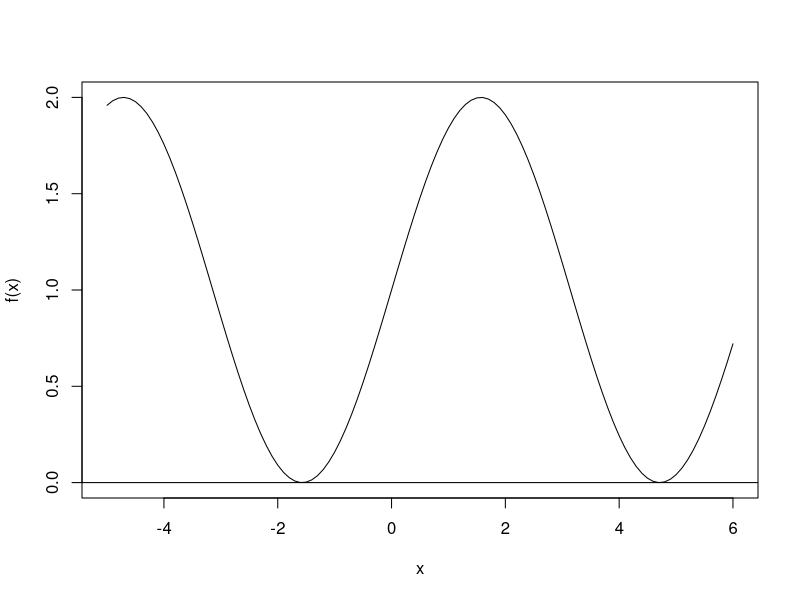
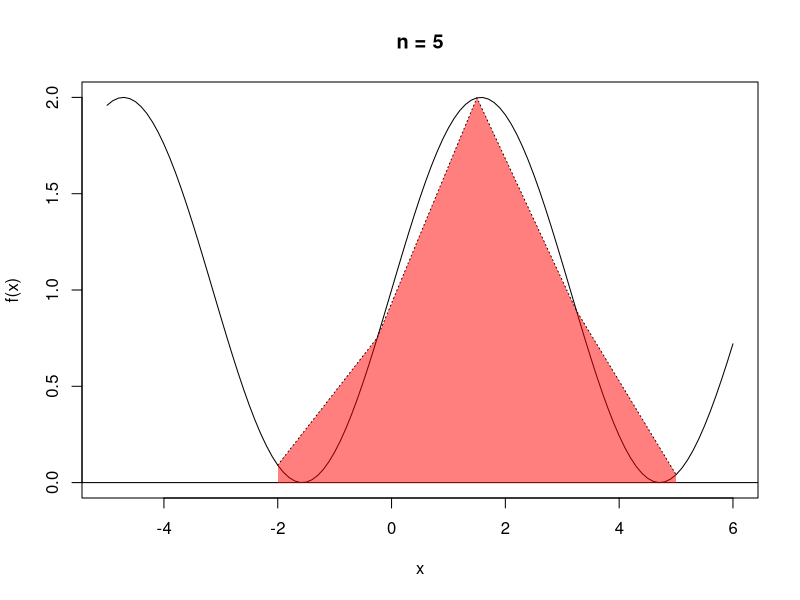
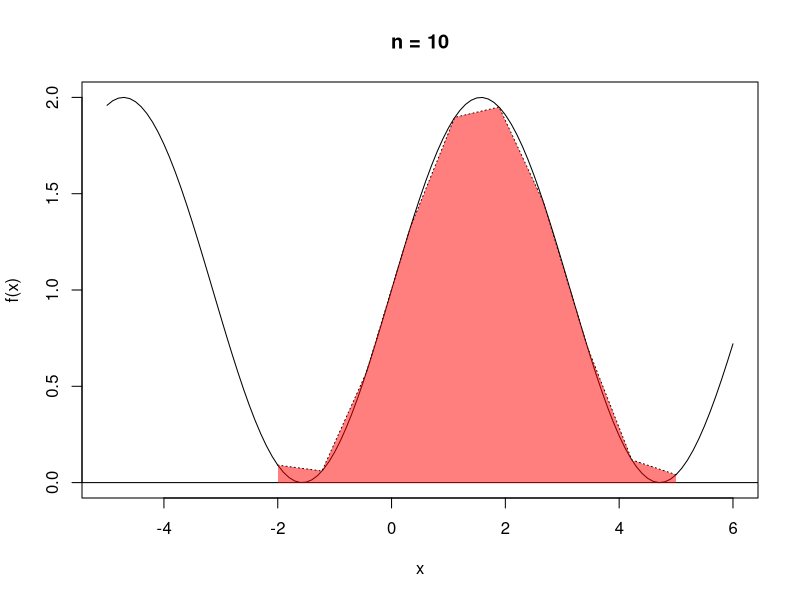
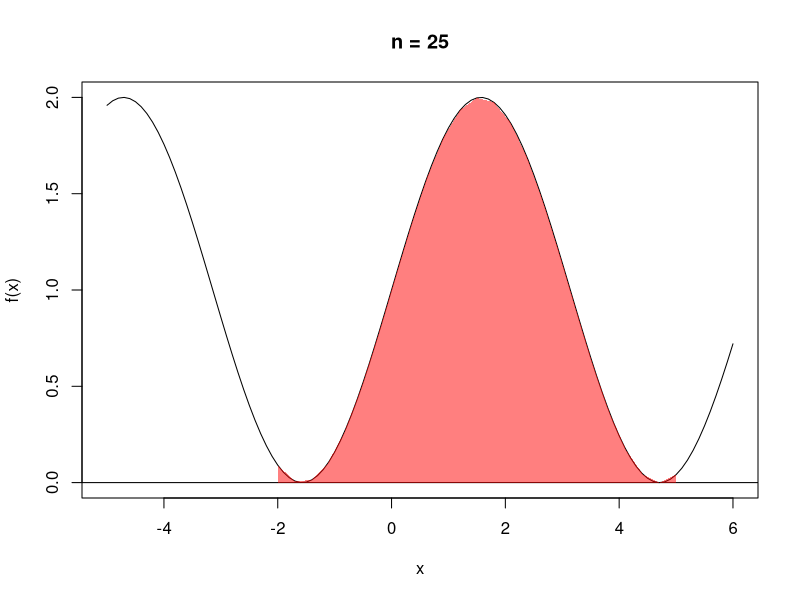
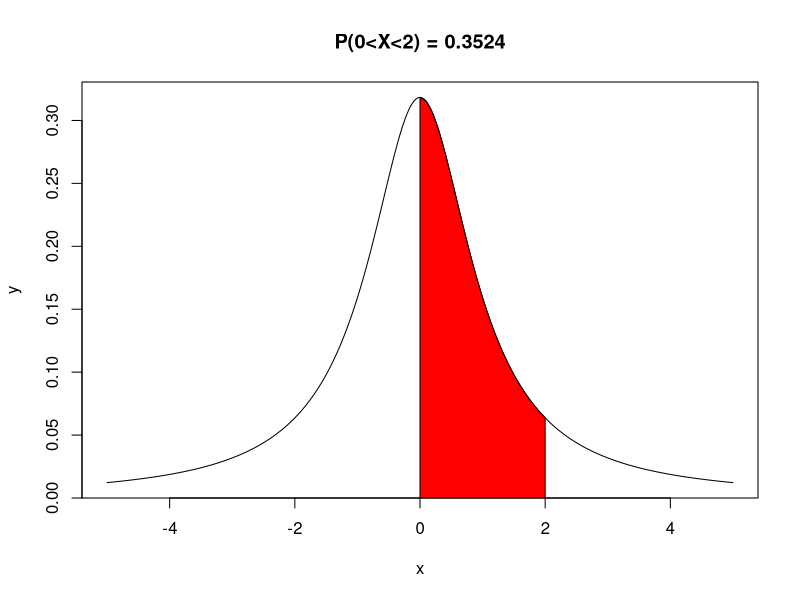
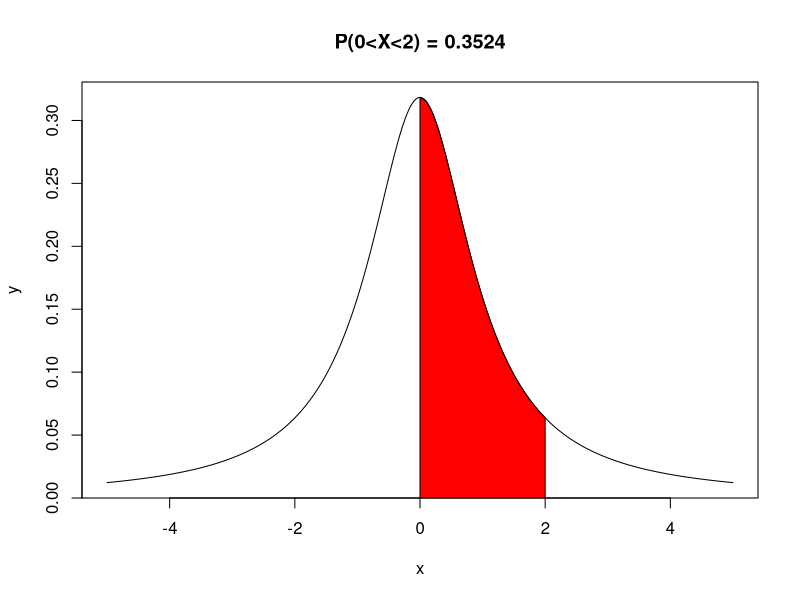
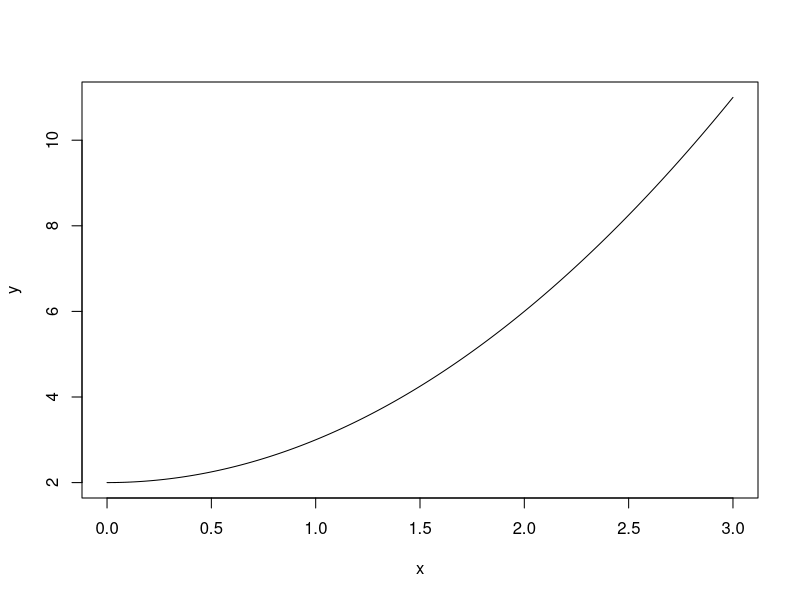
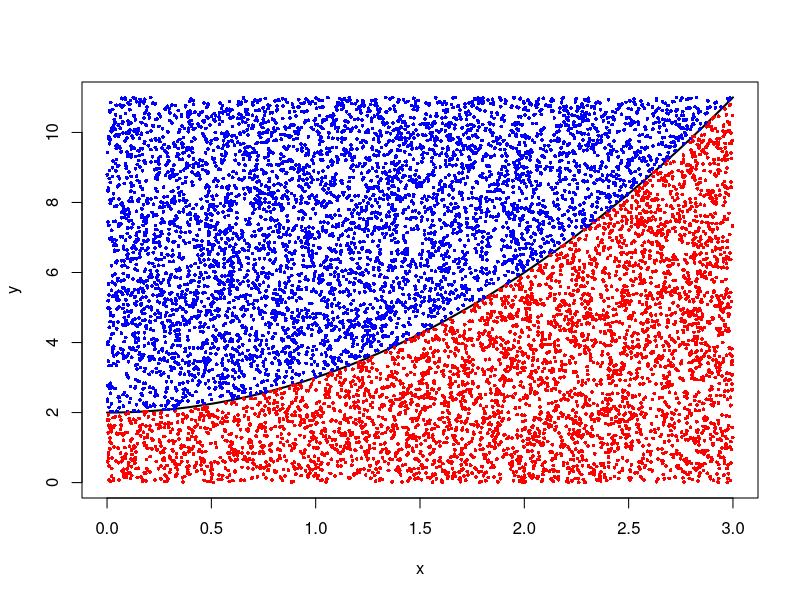

These charts were generated, in order, by the following R code:
## ---- chunk 1
#| echo = FALSE
f<-function(x){
  out <- sin(x)+1
  return(out)
}
x<-seq(-5,6,0.1)
plot(x,f(x),type="l")
abline(h=0)
## ---- chunk 2
#| echo: false
f<-function(x){
  out <- sin(x)+1
  return(out)
}
x<-seq(-5,6,0.1)
plot(x,f(x),type="l", main = "n = 5")
abline(h=0)
n <- 5
a <- -2
b <- 5
trap <- seq(a,b,length=n)
points(trap,f(trap),type="l",lty=3)
#points(trap,f(trap),pch=16)
for (i in 1:n){
  polygon(c(trap[c(i,i,i+1,i+1)]),c(0,f(trap[i]),f(trap[i+1]),0),col = rgb(1,0,0,0.5), lwd = 0.0001)
}
## ---- chunk 3
#| echo: false
f<-function(x){
  out <- sin(x)+1
  return(out)
}
x<-seq(-5,6,0.1)
plot(x,f(x),type="l", main = "n = 10")
abline(h=0)
n <- 10
a <- -2
b <- 5
trap <- seq(a,b,length=n)
points(trap,f(trap),type="l",lty=3)
#points(trap,f(trap),pch=16)
for (i in 1:n){
  polygon(c(trap[c(i,i,i+1,i+1)]),c(0,f(trap[i]),f(trap[i+1]),0),col = rgb(1,0,0,0.5), lwd = 0.0001)
}
## ---- chunk 4
#| echo: false
f<-function(x){
  out <- sin(x)+1
  return(out)
}
x<-seq(-5,6,0.1)
plot(x,f(x),type="l", main = "n = 25")
abline(h=0)
n <- 25
a <- -2
b <- 5
trap <- seq(a,b,length=n)
#points(trap,f(trap),type="l",lty=3)
#points(trap,f(trap),pch=16)
for (i in 1:n){
  polygon(c(trap[c(i,i,i+1,i+1)]),c(0,f(trap[i]),f(trap[i+1]),0),col = rgb(1,0,0,0.5), lwd = 0.001)
}
## ---- chunk 5
f <- function(x){x^2}
a <- 0
b <- 1
n <- 10
#arguments. 
trapezoid <- function(f,a,b,n){
  if (a > b){return("Nice try! Try again! b must be greater than a")}
  h <- (b-a)/n
  x <- seq(a,b,h)
  out <- (2*sum(f(x)) - f(a) - f(b))*(h/2)
  #out <- (f(a) + f(b) + sum(2*f(x[-c(1,n+1)]))) / h #These both work
  return(out)
}

trapezoid(f, 0, 1, 10000)

## ---- chunk 6
f <- function(x){
  1/(pi*(1+x^2))
}

trapezoid(f, 0, 2, 200)
## ---- chunk 7
#| echo: false
ans <- pcauchy(2) - pcauchy(0)
x <- seq(-5,5,0.01)
y <- dcauchy(x)
plot(x,y, type = "l", main = paste0("P(0<X<2) = ", round(ans,4)))
polygon(c(2,0,seq(0,2,0.1),2),c(0,0,dcauchy(seq(0,2,0.1)),0), col = "red")
## ---- chunk 8
#| echo: false
ans <- pcauchy(2) - pcauchy(0)
x <- seq(-5,5,0.01)
y <- dcauchy(x)
plot(x,y, type = "l", main = paste0("P(0<X<2) = ", round(ans,4)))
polygon(c(2,0,seq(0,2,0.1),2),c(0,0,dcauchy(seq(0,2,0.1)),0), col = "red")
## ---- chunk 9
#| echo: false
f <- function(x){
  x^2 + 2
}
x <- seq(0,3, 0.01)
y <- f(x)
plot(x,y, type = "l")
## ---- chunk 10
f(3)
a <- 0
b <- 3
set.seed(1234)
nsim <- 1000
ux <- runif(nsim,0,3)
uy <- runif(nsim,0,11)
## ---- chunk 11
#| echo: false
set.seed(1234)
nsim <- 10000
ux <- runif(nsim,0,3)
uy <- runif(nsim,0,11)
col <- rep("blue",nsim)
col[f(ux) > uy] <- "red"
plot(x,y, type = "l", lwd = 2, ylim = c(0,11))
points(ux,uy, pch = 16, col = col, cex = 0.5)
## ---- chunk 12
f(3)
set.seed(1234)
nsim <- 100000
ux <- runif(nsim,0,3)
uy <- runif(nsim,0,11)

# Total area of the "box"
(b-a)*11

#Fraction below the line
mean(f(ux) > uy)

#Integral Approx
(b-a)*11*mean(f(ux) > uy)
## ---- chunk 13
integrate(f,0,3)
## ---- chunk 14
#| echo: false
h <- function(x,y){
  if (x^2 + y^2 <= 1){
    out <- 1
  } else {
    out <- 0
  }
  return(out)
}
h <- Vectorize(h)
n <- 10000
x <- runif(n,-1,1)
y <- runif(n,-1,1)
col <- rep("red", n)
col[(x^2 + y^2) <= 1] <- "blue"
plot(x,y,col=col,pch=16,asp=1, cex = 0.5)
## ---- chunk 15
set.seed(1234)
h <- function(x,y){
  if (x^2 + y^2 <= 1){
    out <- 1
  } else {
    out <- 0
  }
  return(out)
}
h <- Vectorize(h)
n <- 10000
x <- runif(n,-1,1)
y <- runif(n,-1,1)
#This is the percentage of the area the circle takes up.  
mean(h(x,y))
#Square has area 4.  So pi is:
4 * mean(h(x,y))
## ---- chunk 16
n <- 10000
x <- runif(n,0,2)
C <- 2
C*mean(x^2)
#Exact answer
8/3
## ---- chunk 17
#| echo: false
x <- seq(0,3,0.01)
plot(x,log(x+1)*exp(-x),type="l")
## ---- chunk 18
n <- 10000
x <- rexp(n,1)
x <- x[x<=3]
C <- pexp(3)
C*mean(log(x+1))
#r answer
f <- function(x){log(x+1)*exp(-x)}
integrate(f, 0, 3)
## ---- chunk 19
n <- 10000
x <- runif(n,0,3)
C <- 3
C*mean(log(x+1)*exp(-x))
#r answer
f <- function(x){log(x+1)*exp(-x)}
integrate(f, 0, 3)
## ---- chunk 20
#Write code here
#Answer is 2/3
## ---- chunk 21
#Write code here


